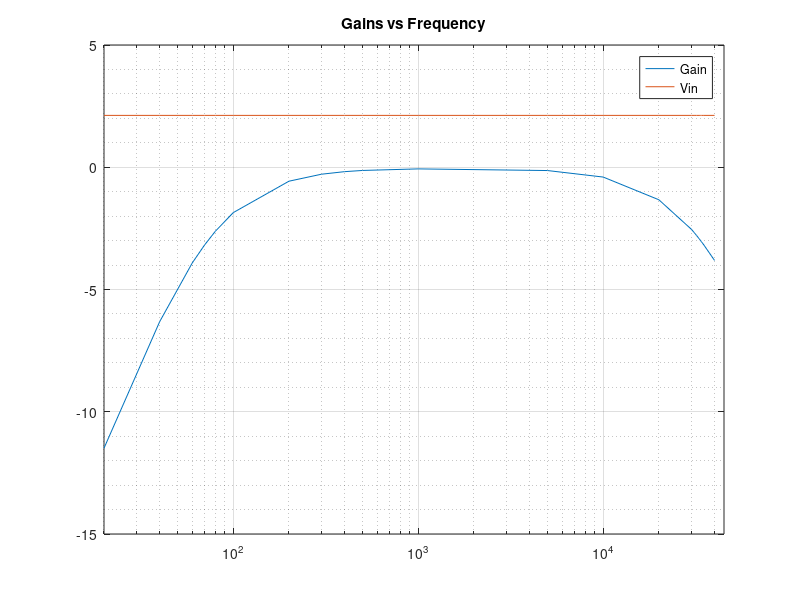
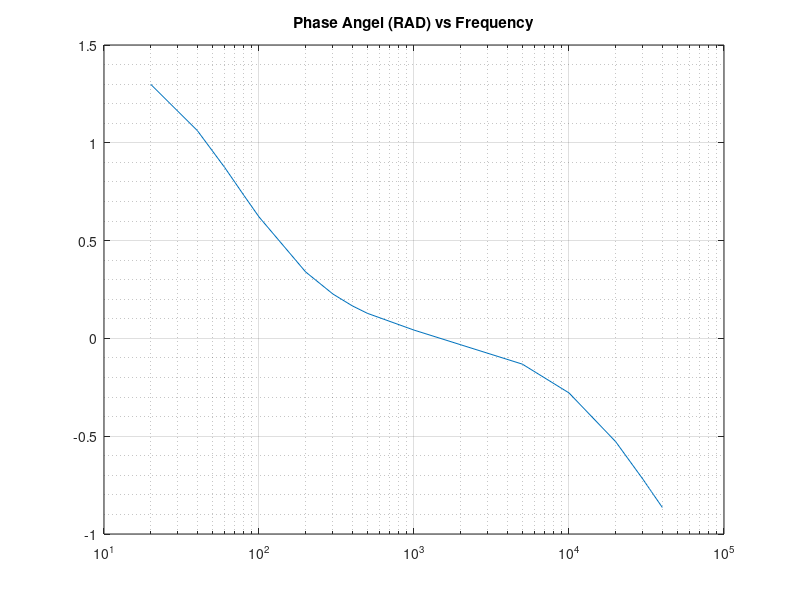
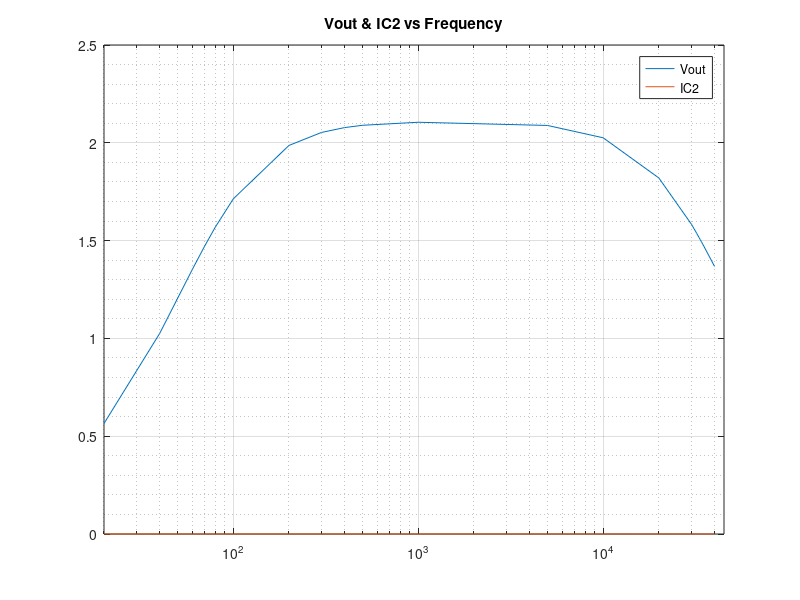

These figures' MATLAB source, in order:
close all
f = [20 40 60 70 80 100 200 300 400 500 1000 5000 ...
    10000 20000 30000 31000 32000 33000 33500 ...
    34000 35000 40000];

omega = f * (2 * pi);

% Circuit Parameters
R1 = 22e3;
R2 = 10e3;
C1 = 0.1e-6;
C2 = 0.47e-9;

% Input Parameters
Vp  = 3;    % Peak Voltage
phi = 0;    % Signal phase in radians


% Find input voltage in complex form
Vrms = Vp/sqrt(2);
Vi   = Vrms*(cos(phi) + 1i*sin(phi));

% Find the Impedances in the circuit
Zr1 = R1;
Zr2 = R2;
Zc1 = -1i./(omega*C1);
Zc2 = -1i./(omega*C2);

% Find the Transmittances in the circuit for nodal analysis
Yr1 = 1./Zr1;
Yr2 = 1./Zr2;
Yc1 = 1./Zc1;
Yc2 = 1./Zc2;

Vn2 = zeros(1, length(omega));
Vn3 = zeros(1, length(omega));
Vout = zeros(1, length(omega));
for ii = 1:length(omega)

% Linear System of Nodal equations
A = [ (Yr1+Yr2+Yc1(ii)) -Yr2 ;...
    -Yr2           (Yc2(ii)+Yr2) ];

b = [ Yc1(ii)*Vi  ;...
    0 ];

Vnodal = A\b;

Vn2(ii)    = Vnodal(1,1);
Vn3(ii)    = Vnodal(2,1);

Vout(ii)   = Vn3(ii);

end

%% Phase Angle
phaseAngleVoltageRAD = zeros(1, length(omega));
phaseAngleVoltageDEG = zeros(1, length(omega));

for ii = 1:length(omega)
    
phaseAngleVoltageRAD(ii) = angle(Vout(ii));
phaseAngleVoltageDEG(ii) = angle(Vout(ii)) * (180 / pi);

end

%% Gain

gain = zeros(1, length(omega));

for ii = 1:length(omega)
    
    gain(ii) = 20 * log10(abs(Vout(ii)) ./ Vi);
    
end

%% Cap current

Ic2 = zeros(1, length(omega));

for ii = 1:length(omega)
    
Ic2 = Vout(ii) ./ Zc2;

end


%% Plots

figure(1)
semilogx(f, gain)
hold on
grid on
grid minor
semilogx(f, ones(1, length(f)) * Vi)
legend('Gain', 'Vin')
title('Gains vs Frequency')
xlim([-1 * 10^4, 4.5 * 10^4])


figure(2)

semilogx(f, phaseAngleVoltageRAD)
hold on
grid on
grid minor
title('Phase Angel (RAD) vs Frequency')

figure(3)
semilogx(f, abs(Vout))
hold on
plot(f, abs(Ic2))
legend('Vout', 'IC2')
grid on
grid minor
xlim([-.25 * 10^4, 4.5 * 10^4]);
title('Vout & IC2 vs Frequency')
